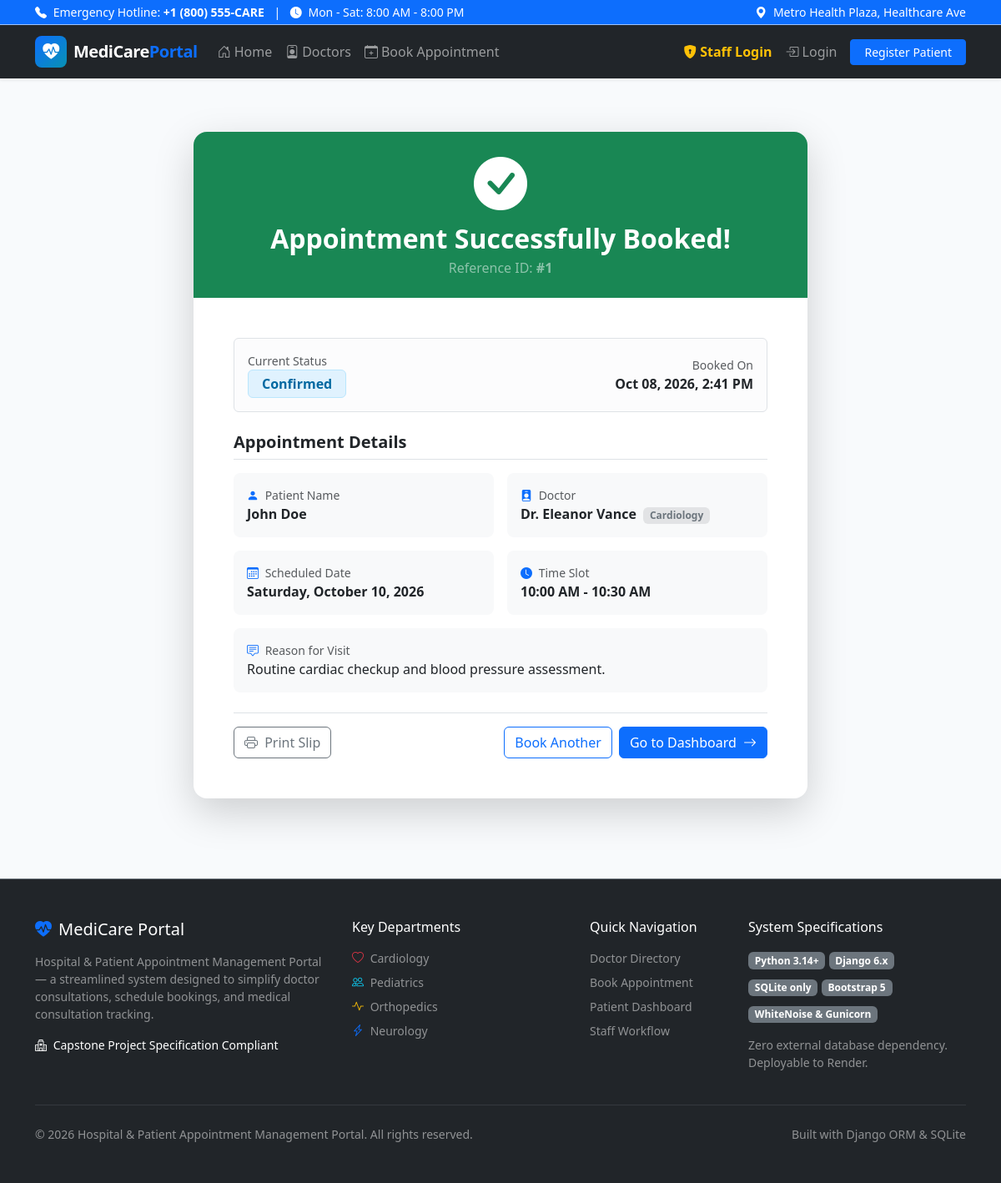
/book/success/1/, run on the app's committed database.
### appointments/models.py (models this page shows, shortened)
class Appointment(models.Model):
    patient = models.ForeignKey(
        Patient,
        on_delete=models.CASCADE,
        related_name='appointments'
    )
    doctor = models.ForeignKey(
        Doctor,
        on_delete=models.CASCADE,
        related_name='appointments'
    )
    date = models.DateField()
    time_slot = models.CharField(max_length=20, choices=TIME_SLOTS)
    reason = models.TextField()
    status = models.CharField(
        max_length=20,
        choices=AppointmentStatusChoices.choices,
        default=AppointmentStatusChoices.PENDING
    )
    created_date = models.DateTimeField(auto_now_add=True)
    updated_at = models.DateTimeField(auto_now=True)
    class Meta:
        ordering = ['-date', 'time_slot']
        constraints = [
            models.UniqueConstraint(
                fields=['doctor', 'date', 'time_slot'],
                condition=~models.Q(status=AppointmentStatusChoices.CANCELLED),
                name='unique_doctor_active_timeslot'
            )
        ]

class Patient(models.Model):
    GENDER_CHOICES = [
        ('Male', 'Male'),
        ('Female', 'Female'),
        ('Other', 'Other'),
    ]
    user = models.OneToOneField(
        User,
        on_delete=models.CASCADE,
        null=True,
        blank=True,
        related_name='patient_profile'
    )
    name = models.CharField(max_length=150)
    email = models.EmailField()
    phone = models.CharField(max_length=20)
    date_of_birth = models.DateField(null=True, blank=True)
    gender = models.CharField(max_length=10, choices=GENDER_CHOICES, default='Male')
    blood_group = models.CharField(max_length=5, blank=True)
    address = models.TextField(blank=True)
    created_at = models.DateTimeField(auto_now_add=True)
    class Meta:
        ordering = ['name']

class Doctor(models.Model):
    name = models.CharField(max_length=150)
    department = models.CharField(
        max_length=50,
        choices=DepartmentChoices.choices
    )
    specialization = models.CharField(max_length=150)
    consultation_fee = models.DecimalField(
        max_digits=10,
        decimal_places=2,
        default=50.00,
        help_text="Consultation fee in USD / standard currency"
    )
    available_days = models.CharField(
        max_length=200,
        default="Monday, Tuesday, Wednesday, Thursday, Friday",
        help_text="Comma-separated available days"
    )
    active_status = models.BooleanField(
        default=True,
        help_text="Active status indicates if doctor is taking appointments"
    )
    email = models.EmailField(blank=True, null=True)
    phone = models.CharField(max_length=20, blank=True)
    bio = models.TextField(blank=True)
    experience_years = models.PositiveIntegerField(default=5)
    created_at = models.DateTimeField(auto_now_add=True)
    class Meta:
        ordering = ['name']

### appointments/views.py (the view)
# urls.py: path('book/success/<int:pk>/', views.appointment_success_view, name='appointment_success'),
def appointment_success_view(request, pk):
    appointment = get_object_or_404(Appointment, pk=pk)
    context = {
        'appointment': appointment,
    }
    return render(request, 'appointments/booking_success.html', context)

### templates/appointments/booking_success.html (shortened to what this page needs)
{% extends 'base.html' %}
{% load static %}
{% block content %}
<div class="container py-5">
    <div class="row justify-content-center">
        <div class="col-lg-8">
            <div class="card border-0 shadow-lg rounded-4 overflow-hidden bg-white">
                <div class="bg-success text-white p-4 text-center">
                    <div class="display-3 mb-2"><i class="bi bi-check-circle-fill"></i></div>
                    <h2 class="fw-bold mb-1">Appointment Successfully Booked!</h2>
                    <p class="mb-0 text-white-50">Reference ID: <strong>#{{ appointment.id }}</strong></p>
                </div>
                <div class="card-body p-4 p-md-5">
                    <div class="alert alert-light border d-flex justify-content-between align-items-center mb-4">
                        <div>
                            <span class="text-muted small d-block">Current Status</span>
                            <span class="badge
                                {% if appointment.status == 'Confirmed' %}badge-status-confirmed
                                {% elif appointment.status == 'Pending' %}badge-status-pending
                                {% elif appointment.status == 'Completed' %}badge-status-completed
                                {% else %}badge-status-cancelled{% endif %} px-3 py-2 fs-6">
                                {{ appointment.status }}
                            </span>
                        </div>
                        <div class="text-end">
                            <span class="text-muted small d-block">Booked On</span>
                            <strong class="text-dark">{{ appointment.created_date|date:"M d, Y, g:i A" }}</strong>
                        </div>
                    </div>
                    <h5 class="fw-bold text-dark border-bottom pb-2 mb-3">Appointment Details</h5>
                    <div class="row g-3 mb-4">
                        <div class="col-sm-6">
                            <div class="p-3 bg-light rounded-3">
                                <span class="text-muted small d-block"><i class="bi bi-person-fill text-primary me-1"></i> Patient Name</span>
                                <strong class="text-dark">{{ appointment.patient.name }}</strong>
                            </div>
                        </div>
                        <div class="col-sm-6">
                            <div class="p-3 bg-light rounded-3">
                                <span class="text-muted small d-block"><i class="bi bi-person-badge-fill text-primary me-1"></i> Doctor</span>
                                <strong class="text-dark">Dr. {{ appointment.doctor.name }}</strong>
                                <span class="badge bg-secondary-subtle text-secondary ms-1 small">{{ appointment.doctor.department }}</span>
                            </div>
                        </div>
                        <div class="col-sm-6">
                            <div class="p-3 bg-light rounded-3">
                                <span class="text-muted small d-block"><i class="bi bi-calendar3 text-primary me-1"></i> Scheduled Date</span>
                                <strong class="text-dark">{{ appointment.date|date:"l, F d, Y" }}</strong>
                            </div>
                        </div>
                        <div class="col-sm-6">
                            <div class="p-3 bg-light rounded-3">
                                <span class="text-muted small d-block"><i class="bi bi-clock-fill text-primary me-1"></i> Time Slot</span>
                                <strong class="text-dark">{{ appointment.get_time_slot_display }}</strong>
                            </div>
                        </div>
                        <div class="col-12">
                            <div class="p-3 bg-light rounded-3">
                                <span class="text-muted small d-block"><i class="bi bi-chat-square-text text-primary me-1"></i> Reason for Visit</span>
                                <span class="text-dark">{{ appointment.reason }}</span>
                            </div>
                        </div>
                    </div>
                    <div class="d-flex flex-wrap gap-2 justify-content-between pt-3 border-top no-print">
                        <button onclick="window.print()" class="btn btn-outline-secondary">
                            <i class="bi bi-printer me-1"></i> Print Slip
                        </button>
                        <div class="d-flex gap-2">
                            <a href="{% url 'book_appointment' %}" class="btn btn-outline-primary">
                                Book Another
                            </a>
                            <a href="{% url 'patient_dashboard' %}" class="btn btn-primary">
                                Go to Dashboard <i class="bi bi-arrow-right ms-1"></i>
                            </a>
                        </div>
                    </div>
                </div>
            </div>
        </div>
    </div>
</div>
{% endblock %}

### static/css/style.css (style rules this page uses)
:root { --primary-color: #0d6efd; --primary-dark: #0a58ca; --primary-light: #e7f1ff; --secondary-color: #0891b2; --accent-color: #10b981; --danger-color: #ef4444; --warning-color: #f59e0b; --dark-navy: #0f172a; --text-muted: #64748b; --bg-light: #f8fafc; --card-border: #e2e8f0; }
body { font-family: system-ui, -apple-system, "Segoe UI", Roboto, Helvetica, Arial, sans-serif; background-color: var(--bg-light); color: #1e293b; min-height: 100vh; display: flex; flex-direction: column; }
.badge-status-confirmed { background-color: #e0f2fe; color: #0369a1; border: 1px solid #bae6fd; font-weight: 600; }

### data on the page
Appointment: id "1", status "Confirmed", created_date "Oct 08, 2026, 2:41 PM", patient.name "John Doe", doctor.name "Eleanor Vance", doctor.department "Cardiology", date "Saturday, October 10, 2026", time_slot "10:00 AM - 10:30 AM", reason "Routine cardiac checkup and blood pressure assessment."
